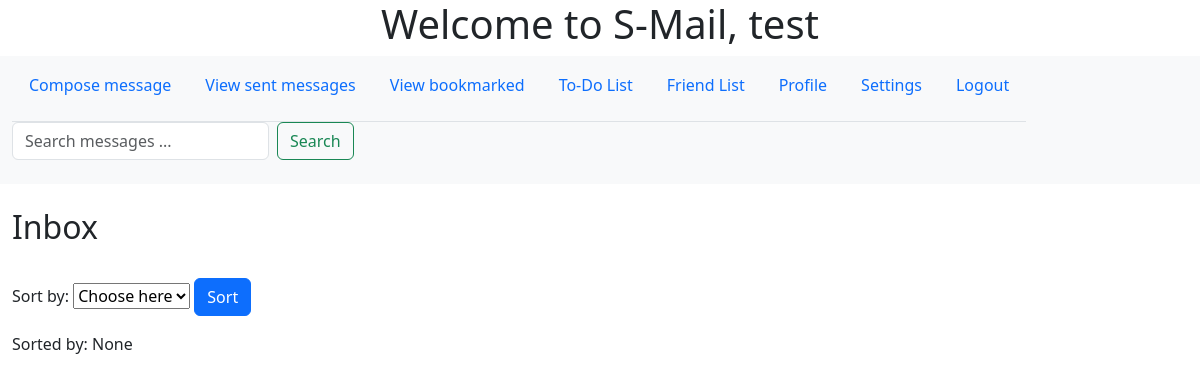
The app's page /mainpage (signed in), older data.
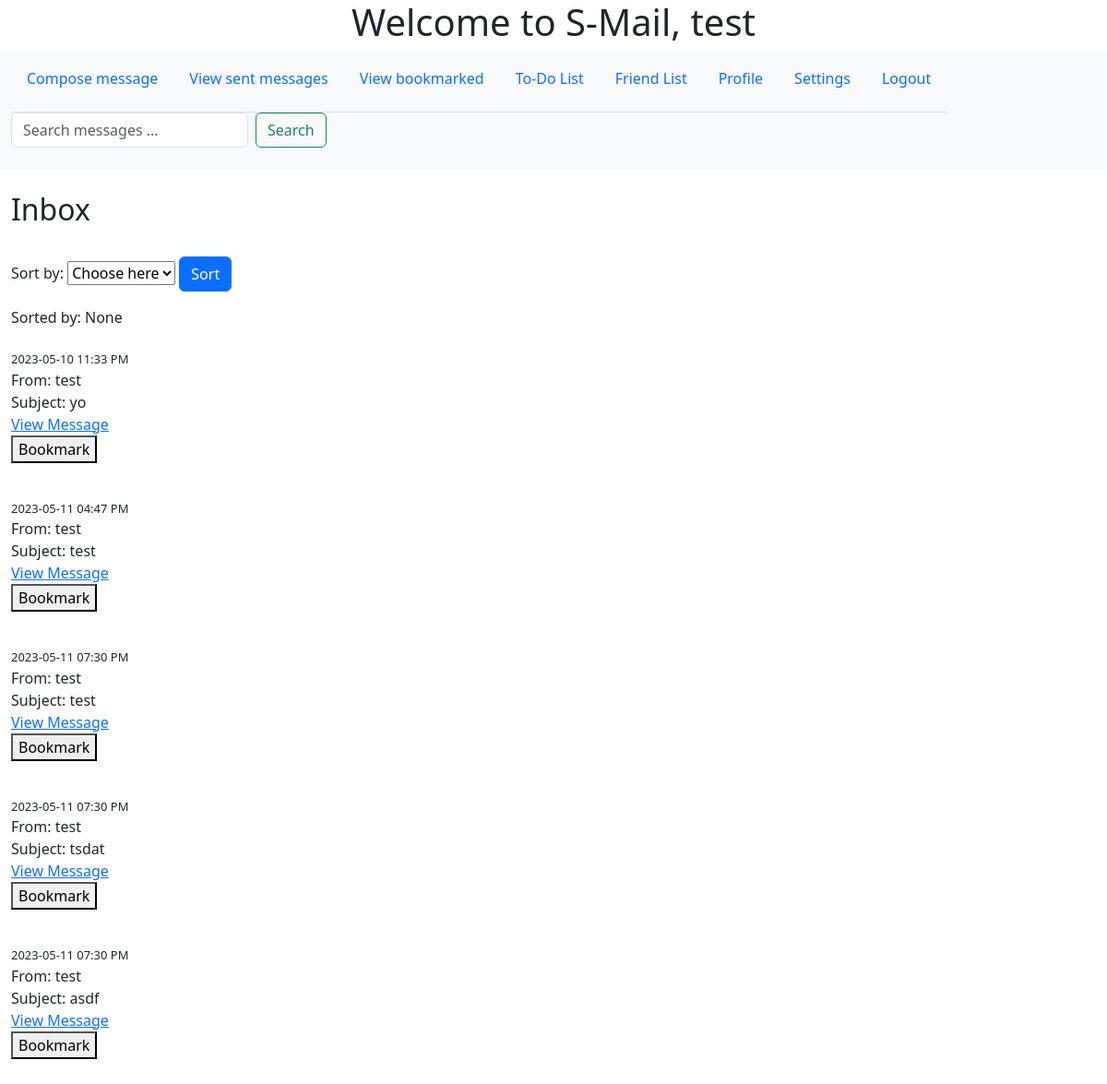
The same page, newer data.
### app/models.py (models this page shows, shortened)
class Message(db.Model):
    id = db.Column(db.Integer, primary_key=True)
    sender_id = db.Column(db.Integer, db.ForeignKey('user.id'), nullable=False)
    recipient_id = db.Column(db.Integer, db.ForeignKey('user.id'), nullable=False)
    subject = db.Column(db.String(100), nullable=False)
    body = db.Column(db.String(500), nullable=False)
    timestamp = db.Column(db.DateTime, default=datetime.now())
    bookmark = db.Column(db.Boolean, default=False)
    sender = db.relationship('User', foreign_keys=[sender_id])
    recipient = db.relationship('User', foreign_keys=[recipient_id])

class User(db.Model, UserMixin):
    id = db.Column(db.Integer, primary_key=True)
    username = db.Column(db.String(32), nullable=False)
    password = db.Column(db.String(32), nullable=False)
    email = db.Column(db.String(100), nullable=False)
    bio = db.Column(db.String(100), nullable = False, default = '')
    name = db.Column(db.String(32), nullable = False, default = '')
    friends = db.relationship('Friend', backref='user', lazy='dynamic')

### app/routes.py (the view)
@myapp_obj.route("/mainpage", methods=['GET', 'POST'])
@login_required #needs to be logged in to access this page
def mainpage():
    sort_by = request.form.get("sort")
    asc = Message.query.filter_by(recipient=current_user).order_by(Message.timestamp.asc()).all()
    des = Message.query.filter_by(recipient=current_user).order_by(Message.timestamp.desc()).all()
    return render_template('mainpage.html', sort_by=sort_by, des=des, asc=asc,name=current_user.username)

### app/models.py (called while the page is built)
@login_manager.user_loader
def load_user(user_id):
    return User.query.get(int(user_id))

### app/templates/mainpage.html (shortened to what the changed rows need)
<html>
    <head>
        <link rel="stylesheet" href="{{ url_for('static', filename='mainpage.css') }}">
        <link href="https://cdn.jsdelivr.net/npm/bootstrap@5.3.0-alpha3/dist/css/bootstrap.min.css" rel="stylesheet">
    </head>
    <body>
        <h1>Welcome to S-Mail, {{ name }}</h1>
        <nav class="navbar bg-body-tertiary">
            <div class="container-fluid">
            </div>
          </nav>
        <br>
        <div class="container-fluid">
        <h2>Inbox</h2>
        <br>
        <form method="post" action="{{ url_for('mainpage') }}">
        </form>
        Sorted by: {{ sort_by }}
        <br><br>
        <tbody>
            {%if sort_by == 'Newest first'%}
            {% for message in des %}
                <tr>
                    <td>From: {{ message.sender.username }}</td>
                    <br>
                    <td>{{ message.subject }}</td>
                    <br>
                    <td><a href="{{ url_for('message', message_id=message.id) }}">View Message</a></td>
                    <br>
                    <td>
                        {% if message.bookmark %}
                            <form method="post" action="{{ url_for('unbookmark', message_id=message.id) }}">
                                <button type="submit">Unbookmark</button>
                            </form>
                        {% else %}
                            <form method="post" action="{{ url_for('bookmark', message_id=message.id) }}">
                                <button type="submit">Bookmark</button>
                            </form>
                        {% endif %}
                    </td>
                    <br>
                </tr>
            {% endfor %}
            {%else%}
            {% for message in asc %}
                <tr>
                    <time>{{ message.timestamp.strftime('%Y-%m-%d %I:%M %p') }}</time>
                    <br>
                    <td>From: {{ message.sender.username }}</td>
                    <br>
                    <td>Subject: {{ message.subject }}</td>
                    <br>
                    <td><a href="{{ url_for('message', message_id=message.id) }}">View Message</a></td>
                    <br>
                    <td>
                        {% if message.bookmark %}
                            <form method="post" action="{{ url_for('unbookmark', message_id=message.id) }}">
                                <button type="submit">Unbookmark</button>
                            </form>
                        {% else %}
                            <form method="post" action="{{ url_for('bookmark', message_id=message.id) }}">
                                <button type="submit">Bookmark</button>
                            </form>
                        {% endif %}
                    </td>
                    <br>
                </tr>
            {% endfor %}
             {% endif %}
        </tbody>
    </div>
    </body>
</html>

Row changes from the older to the newer data that the page shows:
now on this page (row edited): Message: timestamp "2023-05-10 11:33 PM", sender.username "test", subject "yo"
added Message: timestamp "2023-05-11 04:47 PM", sender.username "test", subject "test"
added Message: timestamp "2023-05-11 07:30 PM", sender.username "test", subject "test"
now on this page (row edited): Message: timestamp "2023-05-11 07:30 PM", sender.username "test", subject "tsdat"
now on this page (row edited): Message: timestamp "2023-05-11 07:30 PM", sender.username "test", subject "asdf"
